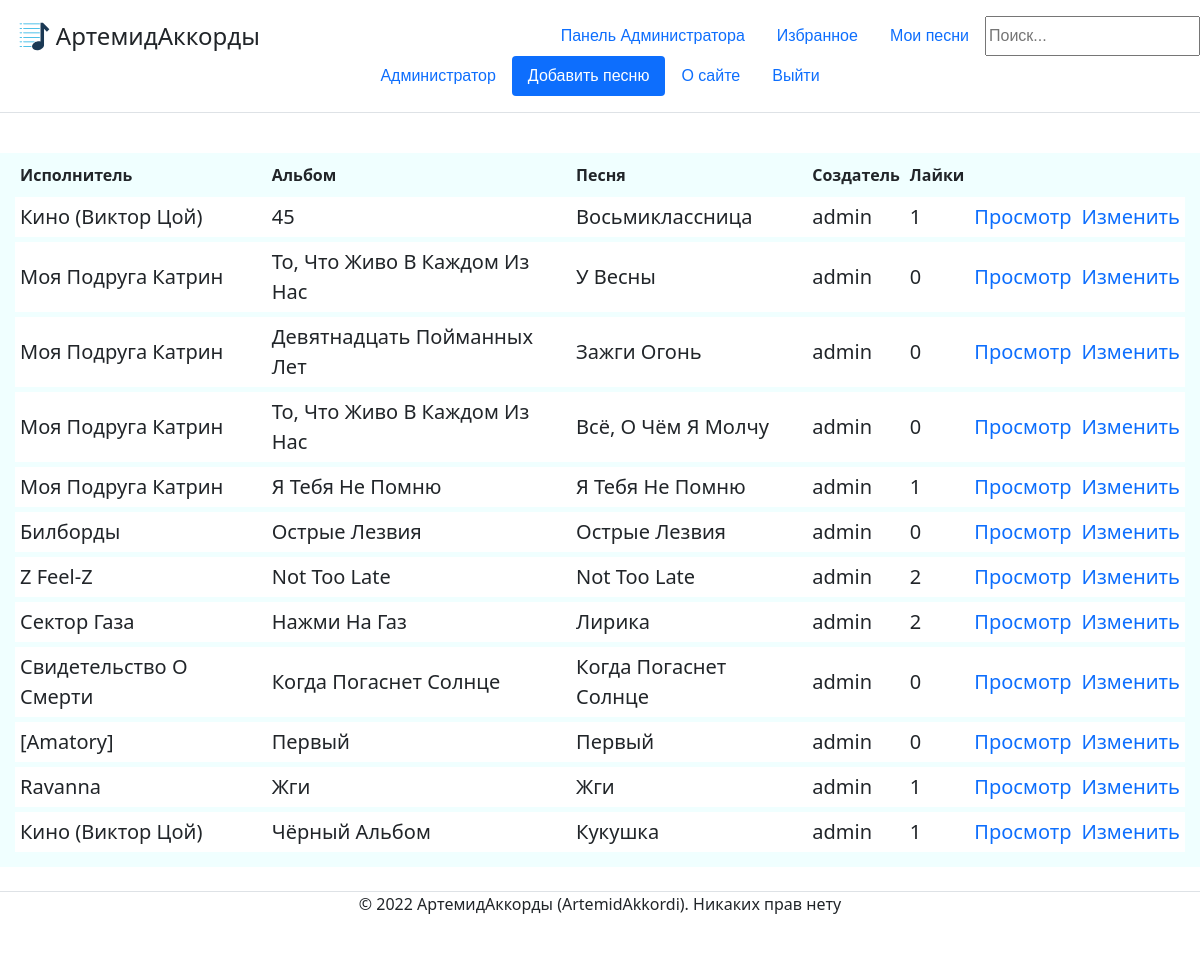
/my/1/ (signed in), run on an earlier commit of the app's database.
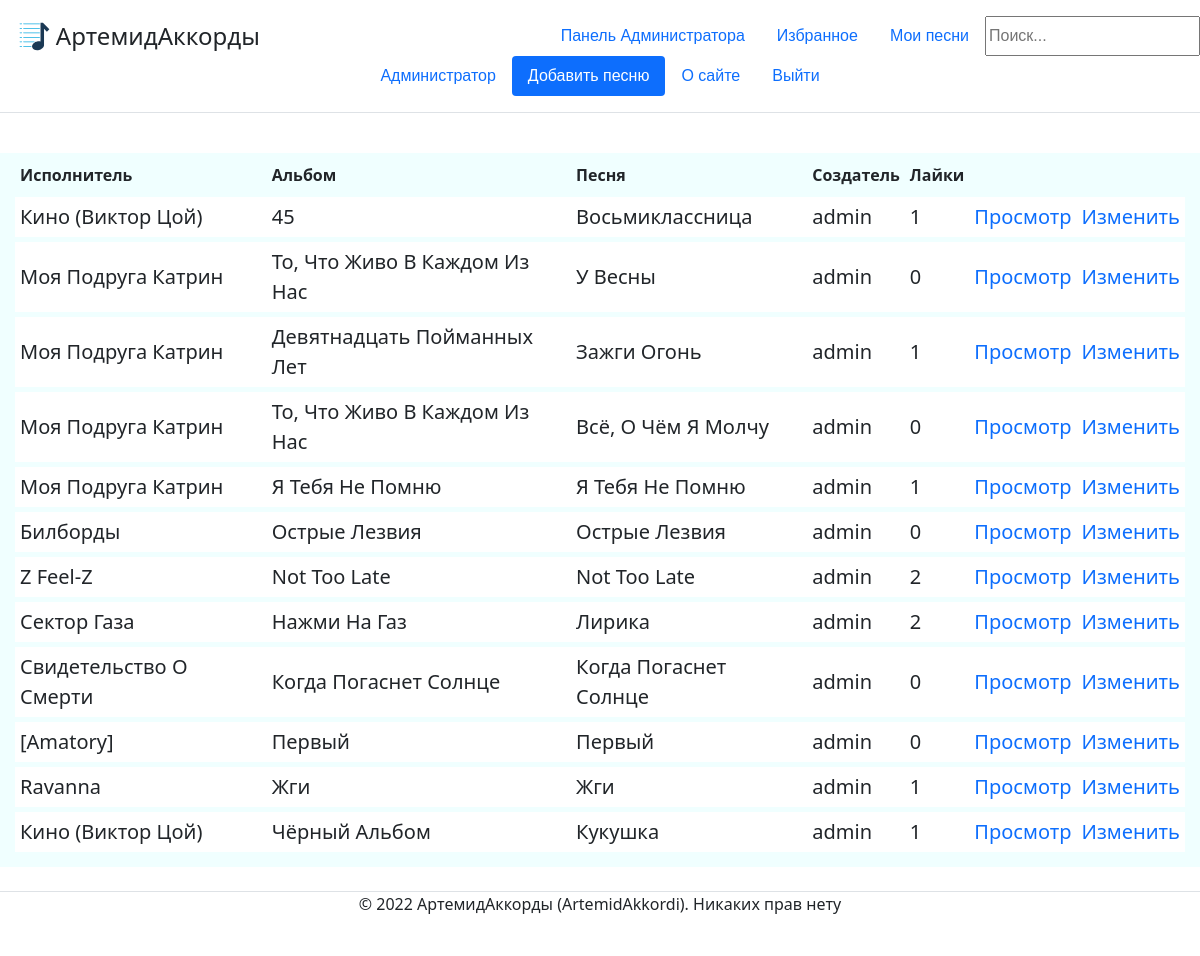
And on a later commit of the database.
### mainapp/models.py (models this page shows, shortened)
class ContentWithChords(models.Model):
    song = models.ForeignKey('Song', on_delete=models.CASCADE, help_text="Выберите песню", verbose_name='Песня', null=False)
    creator = models.ForeignKey(User, on_delete=models.CASCADE, verbose_name='Создатель', null=False)
    content = models.TextField(help_text='Введите содержание (текст песни с расставленными аккордами', verbose_name='Содержание', null=False)
    chords = models.ManyToManyField('Chord', help_text='Выберите какие аккорды есть в вашем содержании (например Am, C, F).', verbose_name='Аккорды')
    likes = models.IntegerField(default=0, help_text="Введите кол-во лайков", verbose_name="Лайки")
    objects = models.Manager()

class Song(models.Model):
    title = models.CharField(max_length=250, help_text='Введите название песни', verbose_name="Название песни", null=False)
    album = models.ForeignKey('Album', on_delete=models.CASCADE, help_text='Выберите альбом', verbose_name='Альбом', null=False)
    objects = models.Manager()
    def __str__(self):
        return self.title

class Album(models.Model):
    title = models.CharField(max_length=250, help_text='Введите название альбома', verbose_name="Название альбома", null=False)
    singer = models.ForeignKey('Singer', on_delete=models.CASCADE, help_text='Выберите исполнителя', verbose_name='Исполнитель', null=False)
    objects = models.Manager()
    def __str__(self):
        return self.title

class Singer(models.Model):
    name = models.CharField(max_length=250, help_text='Введите название исполнителя', verbose_name='Исполнитель', null=False)
    objects = models.Manager() #служебное поле для доступа к объектам в базе данных
    def __str__(self):
        return self.name

### mainapp/views.py (the view)
# urls.py: path('my/<int:id>/', views.my_songs, name='my_songs'),
def my_songs(request, id): #список песен, созданных пользователем
    if request.user.is_authenticated:
        user = User.objects.get(id=id)
        if user == request.user or User.objects.filter(pk=request.user.id, groups__name='Admin').exists():
            user_songs = ContentWithChords.objects.filter(creator=user).order_by('-id')
            flag_moder = check_moder(request)
            return render(request, 'mainapp/index.html', {'user_songs': user_songs, 'moder':flag_moder})
        else:
            return HttpResponseRedirect("/")
    else:
        return HttpResponseRedirect("/")

### mainapp/views.py (called while the page is built)
def check_moder(request): #проверка роли пользователя
    flag_moder = False
    if User.objects.filter(pk=request.user.id, groups__name='Moderator').exists() or User.objects.filter(pk=request.user.id, groups__name='Admin').exists():
        flag_moder = True
    return flag_moder

### templates/mainapp/index.html (shortened to what this page needs)
{% extends 'mainapp/base.html' %}
{% block site_content %}
{% load static %}
<link href= '{% static "css/index.css" %}' rel="stylesheet" >
        {% if user_songs != null %}
<div class="main_table">
    <table>
            <tr><th>Исполнитель</th><th>Альбом</th><th>Песня</th><th>Создатель</th><th>Лайки</th><th></th><th></th></tr>
            {% for user_song in user_songs %}
            <tr>
                <td>{{ user_song.song.album.singer }}</td>
                <td>{{ user_song.song.album }}</td>
                <td>{{ user_song.song }}</td>
                <td>{{ user_song.creator }}</td>
                <td>{{ user_song.likes }}</td>
                <td><a href="/content/{{user_song.id}}">Просмотр</a></td>
                <td><a href="/change/{{user_song.id}}">Изменить</a></td>
            </tr>
            {% endfor %}
        {% endif %}
    </table>
</div>
{% endblock %}

What changed in the data, as far as the page shows it:
changed ContentWithChords "Девятнадцать Пойманных Лет": likes "0" → "1"
